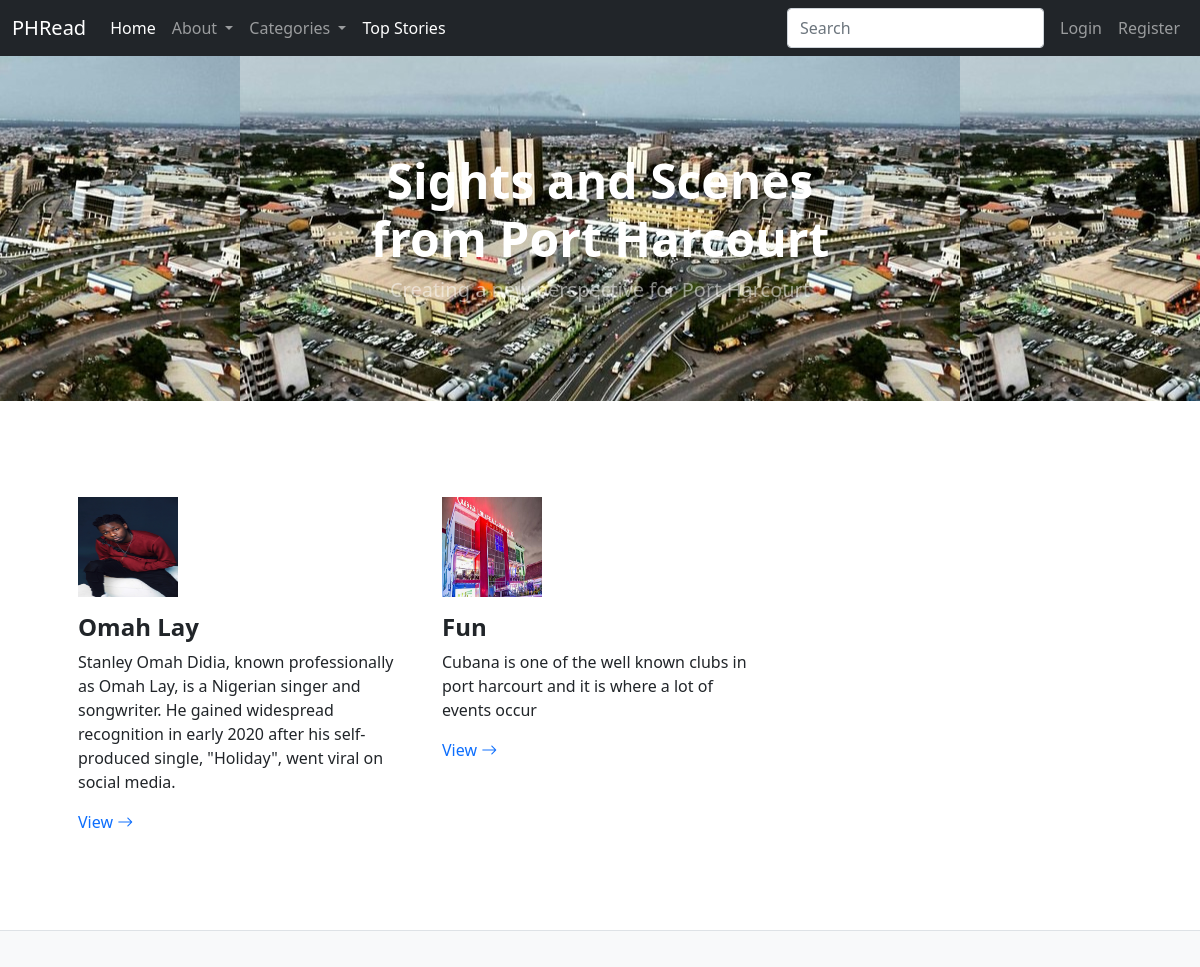
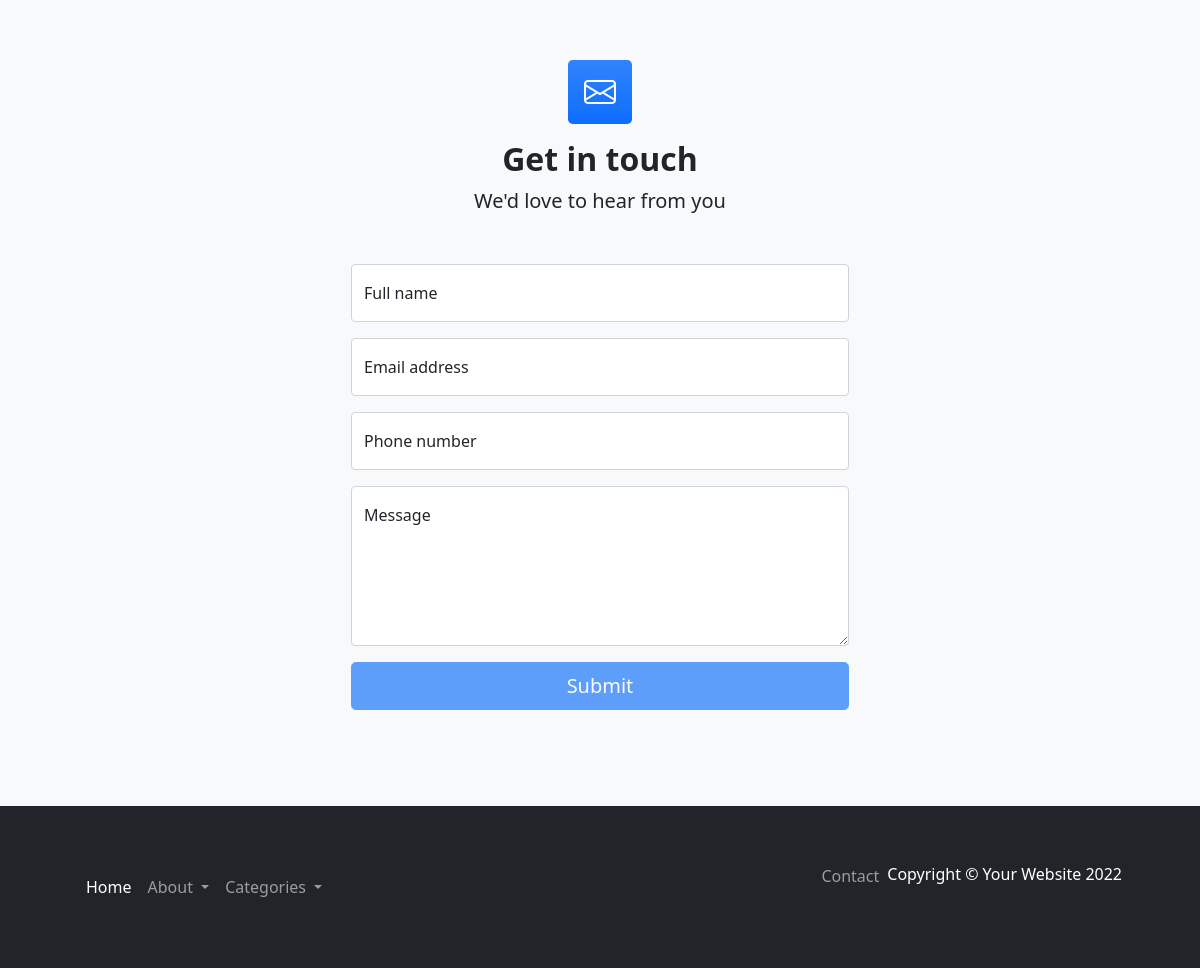
The page / on the database its author committed (2 pictures, top to bottom).
### tables this page shows
CREATE TABLE `posts` (
  `id` int NOT NULL AUTO_INCREMENT,
  `title` varchar(45) NOT NULL,
  `content` varchar(255) NOT NULL,
  `tag` varchar(255) DEFAULT NULL,
  `category` varchar(45) DEFAULT NULL,
  `created` timestamp NULL DEFAULT CURRENT_TIMESTAMP,
  `file` varchar(45) DEFAULT NULL,
  `fullname` varchar(115) NOT NULL,
  `writerid` int DEFAULT NULL,
  `likes` int DEFAULT NULL,
  `views` int DEFAULT NULL,
  PRIMARY KEY (`id`)
);

### index.php (the view, shortened to what this page needs)
<!DOCTYPE html>
<html lang="en">
<head>
    <link href="https://cdn.jsdelivr.net/npm/bootstrap-icons@1.4.1/font/bootstrap-icons.css" rel="stylesheet" />
    <link href="css/styles.css" rel="stylesheet" />
</head>
<body>
    <nav class="navbar navbar-expand-lg navbar-dark bg-dark">
        <div class="container-fluid">
            <a class="navbar-brand" href="index.php">PHRead</a>
            <div class="collapse navbar-collapse" id="navbarScroll">
                <ul class="navbar-nav me-auto my-2 my-lg-0 navbar-nav-scroll" style="--bs-scroll-height: 100px;">
                    <li class="nav-item"><a class="nav-link active" aria-current="page" href="index.php">Home</a></li>
                    <li class="nav-item dropdown">
                        <a class="nav-link dropdown-toggle" href="#" role="button" data-bs-toggle="dropdown" aria-expanded="false">
                            About
                        </a>
                    </li>
                    <li class="nav-item dropdown">
                        <a class="nav-link dropdown-toggle" href="#" role="button" data-bs-toggle="dropdown" aria-expanded="false">
                            Categories
                        </a>
                    </li>
                    <li class="nav-item"><a class="nav-link active" aria-current="page" href="allPosts.php">Top Stories</a></li>
                </ul>
                <form action="posts.php" method="POST" class="d-flex" role="search">
                    <input class="form-control me-2" type="search" name="text" placeholder="Search" aria-label="Search">
                    <ul id="loggedin" class="navbar-nav me-auto my-2 my-lg-0 navbar-nav-scroll">
                    </ul>
                </form>
            </div>
        </div>
    </nav>
    <header class="bg-about-image py-5">
        <div class="container px-5">
            <div class="row gx-5 justify-content-center">
                <div class="col-lg-6">
                    <div class="text-center my-5">
                        <h1 class="display-5 fw-bolder text-white mb-2">Sights and Scenes from Port Harcourt</h1>
                        <p class="lead text-white-50 mb-4">Creating a new perspective for Port Harcourt</p>
                    </div>
                </div>
            </div>
        </div>
    </header>
    <section class="py-5 border-bottom" id="features">
        <div class="container d-flex justify-content-around align-items-center px-5 my-5">
            <div class="row gx-5">
                <?php
                include 'db.php';
                $query = "select * from posts ;";
                $result = $conn->query($query);
                $data = $result->fetch_all();
                foreach ($data as $key) {
                ?>
                    <div class="col-lg-4 mb-5 mb-lg-0">
                        <div class="bg-gradient text-white rounded-3 mb-3"><img src="./user/media/<?= $key[6] ?>" width="100" height="100"></div>
                        <h2 class="h4 fw-bolder"><?= $key[1] ?></h2>
                        <p><?= $key[2] ?></p>
                        <a class="text-decoration-none" href="story.php?id=<?= $key[0] ?>">
                            View
                            <i class="bi bi-arrow-right"></i>
                        </a>
                    </div>
                <?php
                }
                ?>
            </div>
        </div>
    </section>
    <section class="bg-light py-5" id="contact">
        <div class="container px-5 my-5 px-5">
            <div class="text-center mb-5">
                <div class="feature bg-primary bg-gradient text-white rounded-3 mb-3"><i class="bi bi-envelope"></i></div>
                <h2 class="fw-bolder">Get in touch</h2>
                <p class="lead mb-0">We'd love to hear from you</p>
            </div>
            <div class="row gx-5 justify-content-center">
                <div class="col-lg-6">
                    <form id="contactForm" data-sb-form-api-token="API_TOKEN">
                        <div class="form-floating mb-3">
                            <input class="form-control" id="name" type="text" placeholder="Enter your name..." data-sb-validations="required" />
                            <label for="name">Full name</label>
                        </div>
                        <div class="form-floating mb-3">
                            <input class="form-control" id="email" type="email" placeholder="name@example.com" data-sb-validations="required,email" />
                            <label for="email">Email address</label>
                        </div>
                        <div class="form-floating mb-3">
                            <input class="form-control" id="phone" type="tel" placeholder="(123) 456-7890" data-sb-validations="required" />
                            <label for="phone">Phone number</label>
                        </div>
                        <div class="form-floating mb-3">
                            <textarea class="form-control" id="message" type="text" placeholder="Enter your message here..." style="height: 10rem" data-sb-validations="required"></textarea>
                            <label for="message">Message</label>
                        </div>
                        <div class="d-grid"><button class="btn btn-primary btn-lg disabled" id="submitButton" type="submit">Submit</button></div>
                    </form>
                </div>
            </div>
        </div>
    </section>
    <footer class="py-5 bg-dark">
        <nav class="navbar navbar-expand-lg navbar-dark bg-dark">
            <div class="container px-5">
                <div class="" id="navbarSupportedContent">
                    <ul class=" d-flex navbar-nav ms-auto px-9 mb-lg-0 justify-content-start">
                        <li class="nav-item"><a class="nav-link active" aria-current="page" href="#!">Home</a></li>
                        <li class="nav-item dropdown">
                            <a class="nav-link dropdown-toggle" href="#" role="button" data-bs-toggle="dropdown" aria-expanded="false">
                                About
                            </a>
                        </li>
                        <li class="nav-item dropdown">
                            <a class="nav-link dropdown-toggle" href="#" role="button" data-bs-toggle="dropdown" aria-expanded="false">
                                Categories
                            </a>
                        </li>
                    </ul>
                </div>
                <div class="d-flex flex-row">
                    <div class="navbar-nav p-0" style="margin-top: -2%;">
                        <ul class=" d-flex flex-row" id="loggedin">
                            <li class="nav-item"><a class="nav-link" href="#contact">Contact</a></li>
                        </ul>
                    </div>
                    <p class="m-0 text-center text-white">Copyright &copy; Your Website 2022</p>
                </div>
            </div>
        </nav>
    </footer>
</body>
</html>

### rows shown on the page
posts: file (picture), title "Omah Lay", content "Stanley Omah Didia, known professionally as Omah Lay, is a Nigerian singer and songwriter. He gained widespread recognition in early 2020 after his self-produced single, \"Holiday\", went viral on social media."
posts: file (picture), title "Fun", content "Cubana is one of the well known clubs in port harcourt and it is where a lot of events occur"
